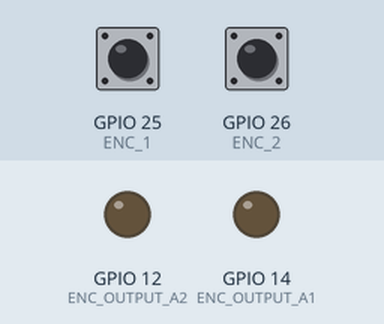
Simulated run of this program. Board: ESP32. On the bench: output pins drawn as LEDs (lit = HIGH). Inputs (shaded band) come from the test bench; at power-on: GPIO 26 (ENC_2) HIGH, GPIO 25 (ENC_1) HIGH. What the program prints to the serial monitor is not drawn.

Above: at 1.6 s.
1.7 s: GPIO 26 (ENC_2) pulled LOW for 0.15 s
At 1.77 s:
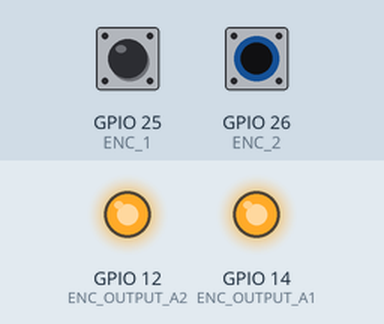
3.3 s: GPIO 26 (ENC_2) pulled LOW for 1 s
At 4.9 s:
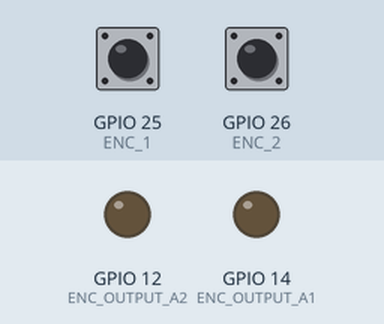
5.8 s: GPIO 26 (ENC_2) pulled LOW for 3.2 s
At 7.2 s:
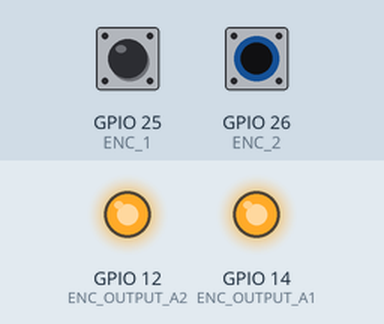
10.5 s: GPIO 25 (ENC_1) pulled LOW for 3.2 s
At 14.5 s:
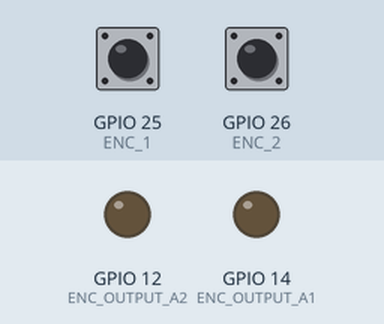
Timing chart, 0 to 16.0 s (numbered marks = the images above; inputs shaded):
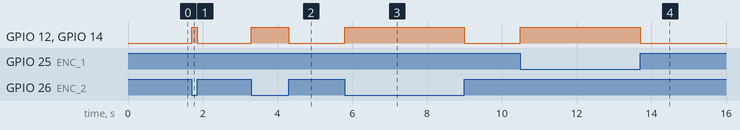

Measured:
- after the input at 1.7 s, GPIO 12 (ENC_OUTPUT_A2), GPIO 14 (ENC_OUTPUT_A1): LOW → HIGH at once, → LOW 0.15 s later
- after the input at 3.3 s, GPIO 12 (ENC_OUTPUT_A2), GPIO 14 (ENC_OUTPUT_A1): LOW → HIGH at once, → LOW 1.0 s later
- after the input at 5.8 s, GPIO 12 (ENC_OUTPUT_A2), GPIO 14 (ENC_OUTPUT_A1): LOW → HIGH at once, → LOW 3.2 s later
- after the input at 10.5 s, GPIO 12 (ENC_OUTPUT_A2), GPIO 14 (ENC_OUTPUT_A1): LOW → HIGH at once, → LOW 3.2 s later

The program:

main.cpp
```cpp
#include <Arduino.h>
                          // First two are ecoder inputs like A+ and A-
                          // Second ones you don't have to use only if you want to use this as external out
                          //
#define ENC_1 25          //        A+
#define ENC_2 26          //        A-
#define ENC_OUTPUT_A1 14  //
#define ENC_OUTPUT_A2 12  //

boolean stan_p;
long enkoder_ticks = 0;
void setup() {
  Serial.begin(115200);
////////////////////////////////////////////
  for(int i = 0; i<10; i++) {
    Serial.print(". ");
    delay(40);
  }
  Serial.println();Serial.println("Welcom to encoder world :)");
  delay(50);
/////////////////////////////////////////////

  pinMode(ENC_OUTPUT_A1, OUTPUT);
  pinMode(ENC_OUTPUT_A2, OUTPUT);
  pinMode(ENC_1, INPUT_PULLUP);
  pinMode(ENC_2, INPUT_PULLUP);

}

boolean oneshoot(boolean stan){
  boolean X;
  if(stan != stan_p)  {X = 1;}
  else                {X = 0;}
  stan_p = stan;

  return X;
}


void loop() {
  boolean A_p = digitalRead(ENC_1);
  boolean A_m = digitalRead(ENC_2);
  boolean ONS_p = oneshoot(A_p);
  boolean ONS_m = oneshoot(A_m);

  digitalWrite(ENC_OUTPUT_A1, ONS_p);
  digitalWrite(ENC_OUTPUT_A2, ONS_m);

  if(!ONS_p && ONS_m) {
    enkoder_ticks++;
  }
  if(ONS_p && !ONS_m) {
    enkoder_ticks--;
    }


}
```
